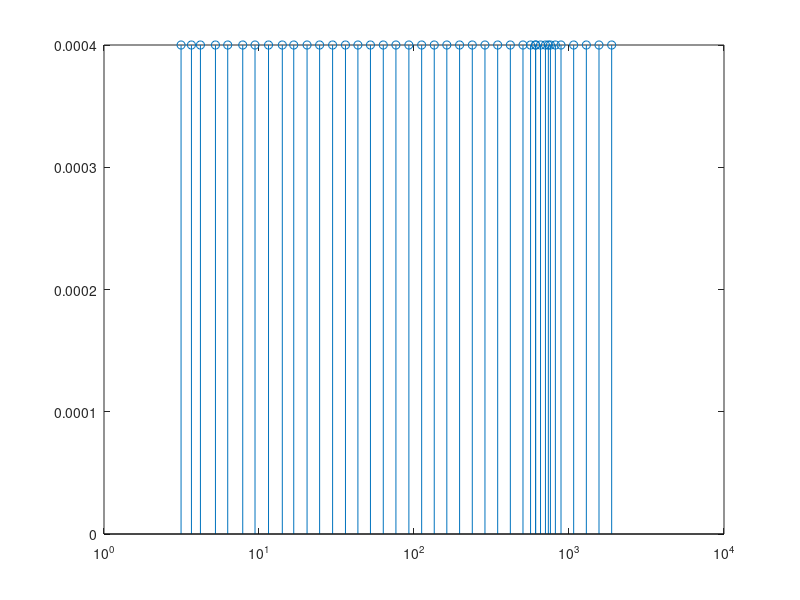

Reproduce this figure in MATLAB. (Note: this script raises an error after producing the figure.)
%% make_forcingfunction

clear;close all;clc;

% signal properties
fs = 1000;  % sampling frequency
dt = 1/fs; % time step
fn = fs/2; % nyquist frequency
T = 12; % duration
df = 2*pi/T; % frequency resolution
N = T*fs; % number of samples
Nf = 35; % number of frequencies
freqmin = 0.5;
freqmax = 300;
t = (0:dt:T-dt)';

% frequency vector: equally spaced frequencies
freq = 2*pi*logspace(log10(freqmin), log10(freqmax), Nf).';
freq2 = 2*pi*logspace(log10(90), log10(130), 6);
freq = union(freq,freq2);
% Prevent leakage: make sure that each frequency is a multiple of 1/T.
freq = floor(freq / df)*df;
freq_n = round(freq/df);

% amplitudes
amp = ones(size(freq));
% amp(freq>2*pi*100) = 0.7;
% amp = amp*(5^2)/2;
amp = amp/2500;


% plot 
figure('color','w');
stem(freq,amp);
set(gca,'xscale','log');

% random frequency
phase = 2*pi*randn(size(freq));

% Complex amplitude vector
amp_c   = amp.*exp(phase*1i);

% Crested multisine
figure('color','w');
cx = msinclip(freq, amp_c);
w_input  = msinprep(freq, cx, N, 2*pi*fs); % input requested torque

% scale fofu_t
Pmax = 0.005; % 0.5Nm max amplitude (on arm)
scale = Pmax/max(abs(w_input));
% w_input = scale*w_input;

% % cx2 = cx*2; cx2(1) = cx2(1)/2;
cx2 = cx;
w2 = zeros(size(t));
for ii = 1:size(freq,1)
    w2 = w2 + amp(ii)*sin(freq(ii)*t+angle(cx2(ii)));
end
% w2 = Pmax*w2/max(abs(w2));


figure('color','w')
plot(t,w_input);
xlabel('time [s]'); ylabel('pos reference input [Nm]');
hold on
plot(t,w2,'--');

% % plot noise limit
% plot(t,0.0017*ones(size(t)),'k--');
% plot(t,-0.0017*ones(size(t)),'k--');

input_signal = [t w_input];
phase = angle(cx);
save('data_inputsignal.mat','freq','amp','phase','freq_n');
